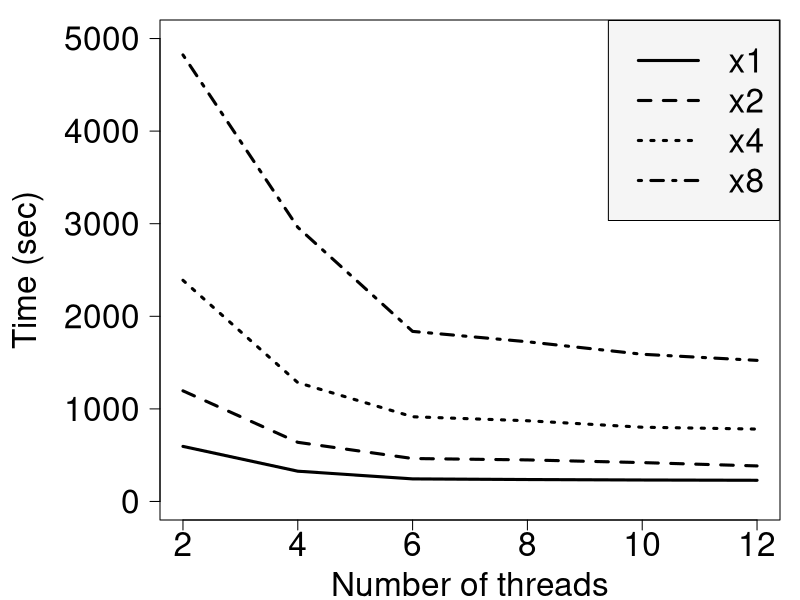
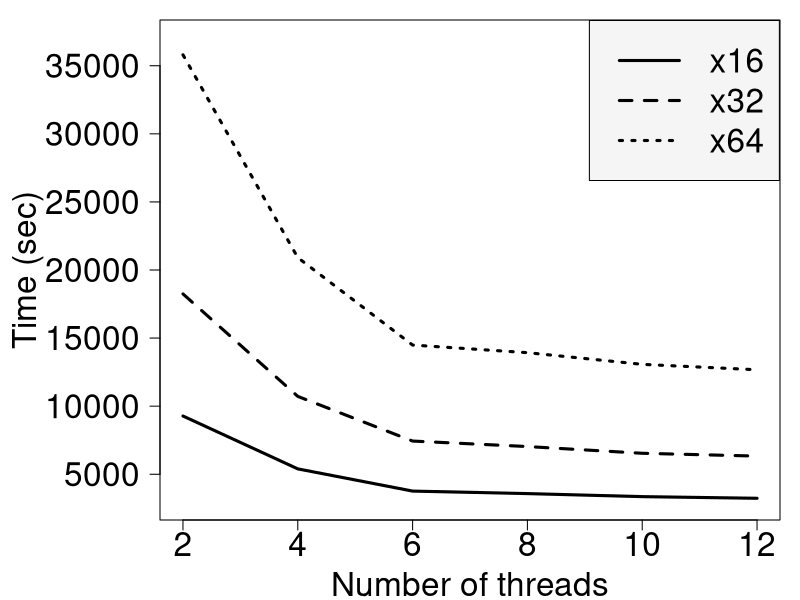

The R script that drew these images, in order:
hilos = c(2,4,6,8,10,12)
dev.off()
x1 = c(595,327,244,237,232,229)
x2 = c(1195,639,464,449,420,384)
x4 = c(2389,1284,915,872,802,782)
x8 = c(4823,2961,1837,1725,1590,1524)
x16 = c(9276,5394,3763,3579,3356,3235)
x32 = c(18244,10719,7438,7034,6540,6333)
x64 = c(35802,20911,14489,13929,13071,12673)

#par(mar=c(2, 1.5, 1.5, 8), mfrow=c(2,1), oma = c(4, 3, 0, 20))
#par(mar=c(6, 3,6, 3), mfrow=c(1,2), oma = c(2, 3, 0, 0))
#nf <- layout(matrix(c(1,2),ncol = 1), widths=c(15,15), heights=c(26,26), FALSE) 


#pdf("/Users/josftm/Downloads/mygraph.pdf", width = 7, height = 5)

pdf("/Users/josftm/Downloads/image.pdf",height = 7, width = 12.4)
par(mar=c(3,7,0,0)+1)

plot(hilos, x1, type = "n", 
     las=1,
     xlab="", 
     ylab = "",
     #xaxt = "n",
     cex.lab=2, 
     cex.axis=2,
     xlim = c(2,12),
     ylim = c(0,5000)
)
mtext("Time (sec)",side=2, line=6, cex = 2 )
mtext("Number of threads",side=1, line=3, cex = 2 )
lines(x=hilos, y=x1, lwd=3, lty=1 )
lines(x=hilos, y=x2, lwd=3, lty=2 )
lines(x=hilos, y=x4, lwd=3, lty=3 )
lines(x=hilos, y=x8, lwd=3, lty=4 )
legend("topright",
       inset=.001,
       cex = 2,
       c("x1", "x2","x4","x8"),
       horiz=FALSE,
       lty=c(1,2,3,4),
       lwd=c(3,3,3,3),
       #pch=c(16,0,"+",18,17),
       col=c("black","black"),
       bg="grey96")

dev.off()

#pdf("/Users/josftm/Downloads/mygraph2.pdf", width = 7, height = 5)
pdf("/Users/josftm/Downloads/image2.pdf",height = 7, width = 12.4)
par(mar=c(3,7,0,0)+1)
##OTRA GRAFICA
plot(hilos, x8, type = "n", 
     las=1,
     xlab="", 
     ylab = "",
     #xaxt = "n",
     cex.lab=2, 
     cex.axis=2,
     xlim = c(2,12),
     ylim = c(3000,37000)
)
mtext("Time (sec)",side=2, line=6, cex = 2 )
mtext("Number of threads",side=1, line=3, cex = 2 )

lines(x=hilos, y=x16, lwd=3, lty=1 )
lines(x=hilos, y=x32, lwd=3, lty=2 )
lines(x=hilos, y=x64, lwd=3, lty=3 )

legend("topright",
       inset=.001,
       cex =2,
       c("x16", "x32","x64"),
       horiz=FALSE,
       lty=c(1,2,3,4),
       lwd=c(3,3,3,3),
       #pch=c(16,0,"+",18,17),
       col=c("black","black"),
       bg="grey96")

dev.off()